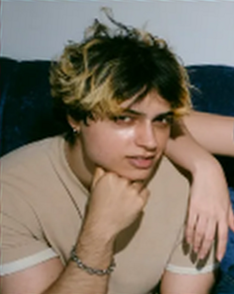
#> input picture scratch/clean_c1_upright.png, 234 x 294 px, found by its file name
$ python build_perfect_clean_collage.py
#> lines starting #> are read from the running program, lines starting #| are printed output that depends on the picture; after the words box and inside, x2 and y2 are one past the last pixel; in counts of white or black regions, pixels touching at a corner belong together
import os
from PIL import Image, ImageDraw, ImageFilter
import numpy as np

# Load the 4 upright card crops
c1 = Image.open('scratch/clean_c1_upright.png').convert('RGBA')
c2 = Image.open('scratch/clean_c2_upright.png').convert('RGBA')
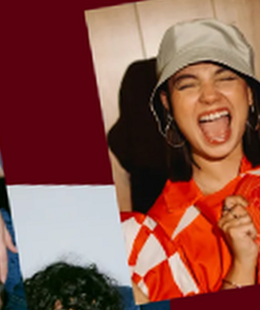
#> input picture scratch/clean_c2_upright.png, 260 x 310 px, found by its file name
c3 = Image.open('scratch/clean_c3_upright.png').convert('RGBA')
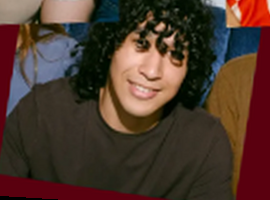
#> input picture scratch/clean_c3_upright.png, 270 x 200 px, found by its file name
c4 = Image.open('scratch/clean_c4_upright.png').convert('RGBA')
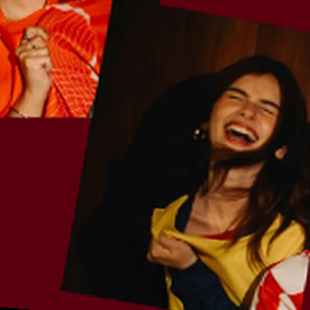
#> input picture scratch/clean_c4_upright.png, 310 x 310 px, found by its file name

# Let's inspect the dimensions of each upright crop:
# c1: (234, 294)
# c2: (260, 310)
# c3: (270, 200)
# c4: (310, 310)

# For each card, we create a clean polaroid/photo card:
# 1. Inward crop to remove all outer edge bleed:
# 2. Add a clean solid white border
# 3. Rotate and paste at exact coordinates

def make_clean_card(img, margin_crop=4, border_white=3):
    # Crop inward by margin_crop
#> called with margin_crop = 6, border_white = 4
    w, h = img.size
#> w = 234; h = 294
    inner = img.crop((margin_crop, margin_crop, w - margin_crop, h - margin_crop))

    # Create white card frame
    card = Image.new('RGBA', (inner.width + 2 * border_white, inner.height + 2 * border_white), (255, 255, 255, 255))
#> card: PIL image 230x290 RGBA; every value is 255
    card.paste(inner, (border_white, border_white))
    return card

# Card 1:
card1 = make_clean_card(c1, margin_crop=6, border_white=4)
# Card 2:
card2 = make_clean_card(c2, margin_crop=6, border_white=4)
#> in make_clean_card (call 2), `card = Image.new('RGBA', (inner.width + 2 * border_white, inner.height..`: card: PIL image 256x306 RGBA; every value is 255
# Card 3:
card3 = make_clean_card(c3, margin_crop=6, border_white=4)
#> in make_clean_card (call 3), `card = Image.new('RGBA', (inner.width + 2 * border_white, inner.height..`: card: PIL image 266x196 RGBA; every value is 255
# Card 4:
card4 = make_clean_card(c4, margin_crop=6, border_white=4)
#> in make_clean_card (call 4), `card = Image.new('RGBA', (inner.width + 2 * border_white, inner.height..`: card: PIL image 306x306 RGBA; every value is 255

# Create full 2x canvas (792 x 500)
canvas = Image.new('RGBA', (792, 500), (0, 0, 0, 0))
#> canvas: PIL image 792x500 RGBA; every value is 0
shadow_canvas = Image.new('RGBA', (792, 500), (0, 0, 0, 0))

# [5 lines of commented-out code are left out]

cards_spec = [
    (card1, 131, 180, 5.02),
    (card2, 380, 168, -4.87),
    (card3, 286, 396, 3.5),
    (card4, 610, 335, 5.07)
]

for card_img, cx, cy, angle in cards_spec:
    # Rotate card with bicubic resampling
    rot = card_img.rotate(angle, resample=Image.Resampling.BICUBIC, expand=True)
    rw, rh = rot.size
    px = int(round(cx - rw / 2))
    py = int(round(cy - rh / 2))

    # Shadow for this card
    s_mask = rot.split()[3]
    s_stamp = Image.new('RGBA', rot.size, (0, 0, 0, 45)) # light soft black shadow
    s_layer = Image.new('RGBA', (792, 500), (0, 0, 0, 0))
    s_layer.paste(s_stamp, (px + 2, py + 3), s_mask)
    s_blur = s_layer.filter(ImageFilter.GaussianBlur(radius=4))

    # Paste shadow then card onto canvas
    canvas.paste(s_blur, (0, 0), s_blur)
    canvas.paste(rot, (px, py), rot)
#> this loop made 4 passes
#> (cx, cy, angle, rw, rh, px, py) on passes 1 to 4: (131, 180, 5.02, 256, 310, 3, 25), (380, 168, -4.87, 282, 328, 239, 4), (286, 396, 3.5, 278, 212, 147, 290), (610, 335, 5.07, 332, 332, 444, 169)
#> pass 1, `s_mask = rot.split()[3]`:
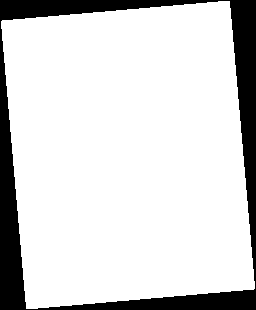
#> s_mask: PIL image 256x310 L; 84% white; 1 black region, box (x1, y1, x2, y2) and area: (0, 0, 256, 310) 12658
#> after the loop:
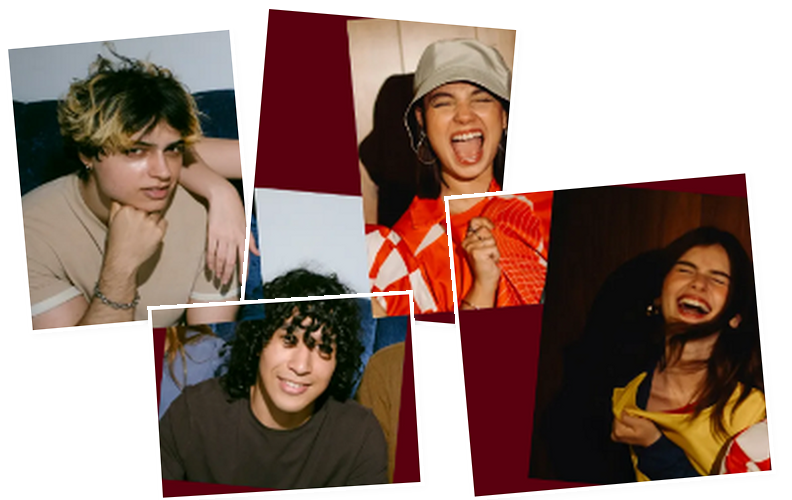
#> canvas: PIL image 792x500 RGBA; mean R, G, B, A 78.4, 55.6, 47.5, 178.7; transparent parts drawn white
#> after the loop:
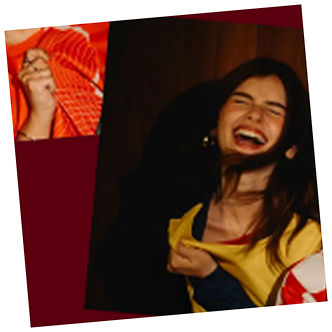
#> rot: PIL image 332x332 RGBA; mean R, G, B, A 75.1, 37.1, 26.3, 216.6; transparent parts drawn white
#> after the loop:
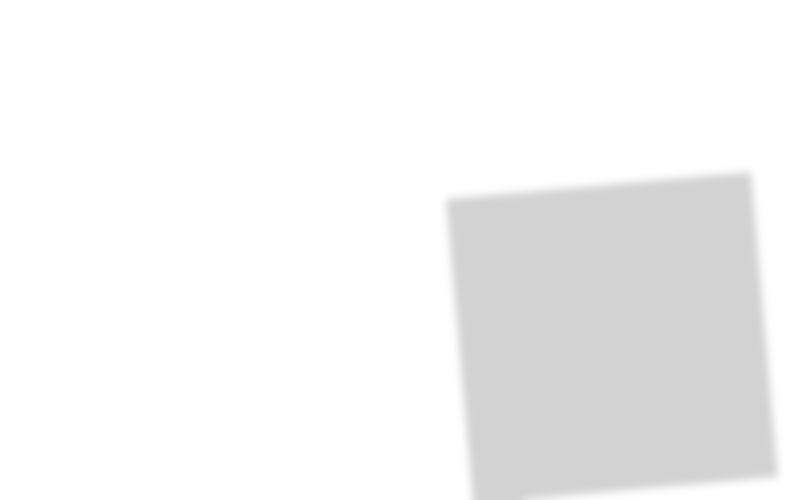
#> s_blur: PIL image 792x500 RGBA; mean R, G, B, A 0, 0, 0, 10.6; transparent parts drawn white

# Test on pure white background
test_white = Image.new('RGB', (792, 500), (255, 255, 255))
#> test_white: PIL image 792x500 RGB; every value is 255
test_white.paste(canvas, (0, 0), canvas)

test_white.save('scratch/perfect_clean_white_test.png')
canvas.save('scratch/perfect_clean_trans.png')

print("Saved perfect_clean_white_test.png and perfect_clean_trans.png")
